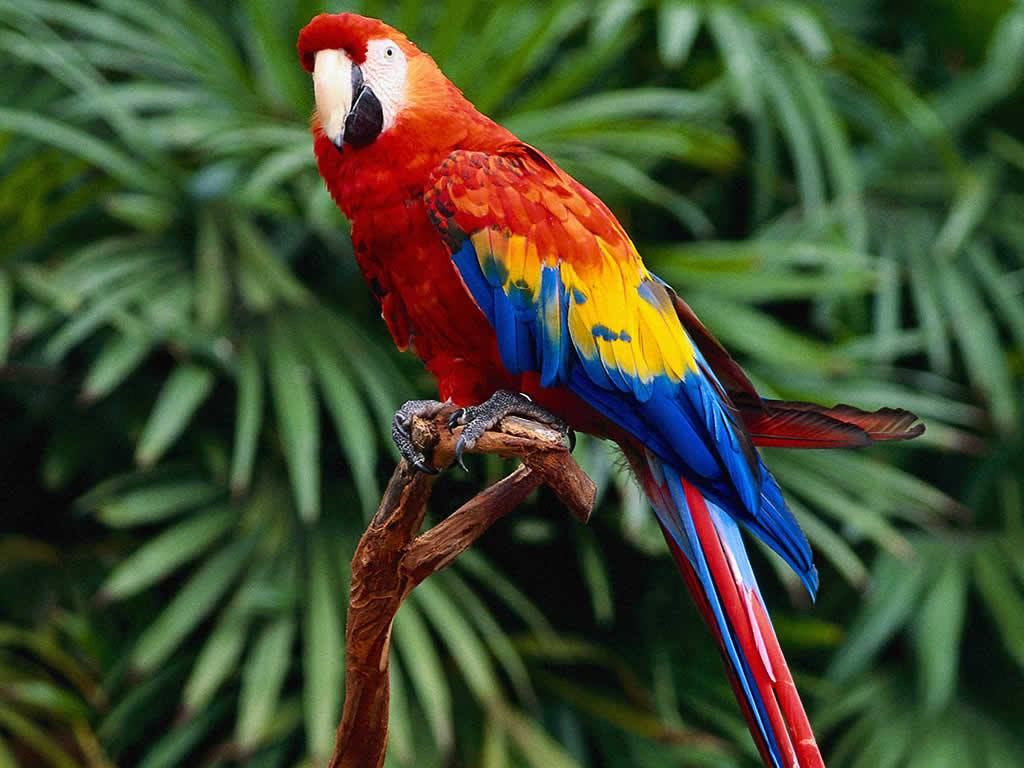
#> input picture tarea1/reynaldo/parrot.jpg, 1024 x 768 px, found by its file name
$ jupyter execute --allow-errors tarea1_ramirez.ipynb
#> lines starting #> are read from the running program, lines starting #| are printed output that depends on the picture
#Parte 1 (a)

[cell 1]
import matplotlib
import numpy as np
import matplotlib.pyplot as plt
import skimage
from skimage import io, exposure

[cell 2]
image1 = io.imread("parrot.jpg")
#> image1 is the input picture: shape (768, 1024, 3); mean R, G, B 66.3, 76.1, 48.3

[cell 3]
type(image1)

[cell 4]
image1.shape
#> Out = (768, 1024, 3)

[cell 5]
plt.imshow(image1)

##Escala de grises

[cell 6]
rgb_weights = [0.2989, 0.5870, 0.1140]
gray_image = np.dot(image1, rgb_weights)
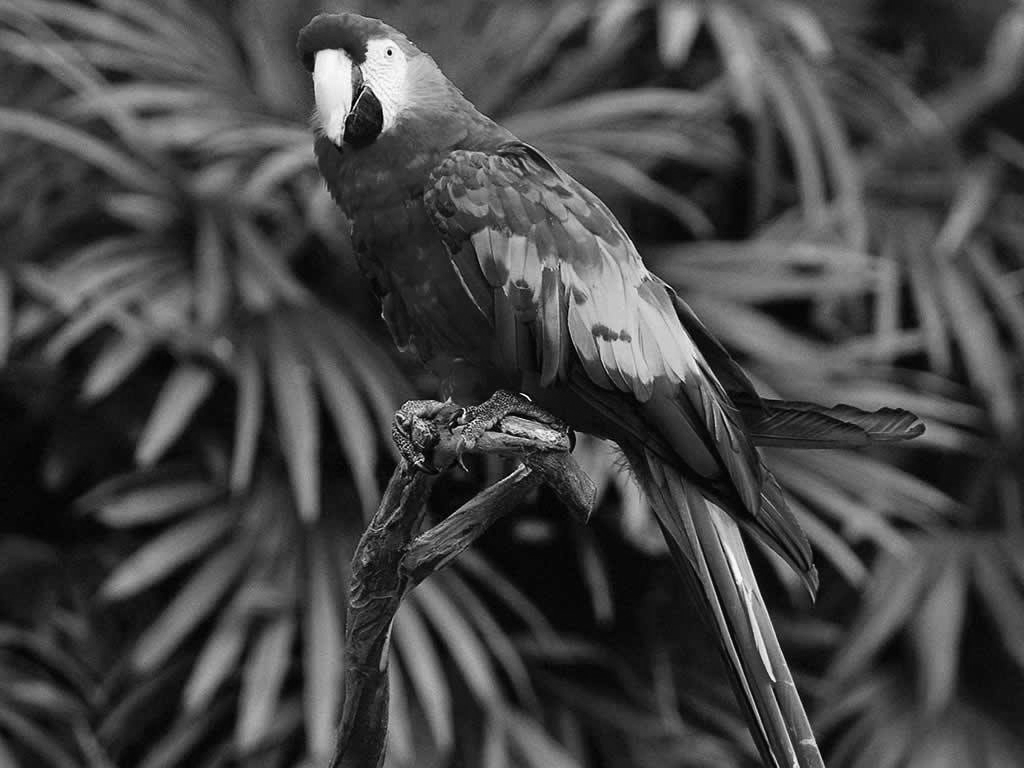
#> gray_image: shape (768, 1024) float64; min 0.228, max 255, mean 70
plt.imshow(gray_image, 'gray')

##Histograma

[cell 7]
plt.hist(gray_image.ravel(), bins = 256);
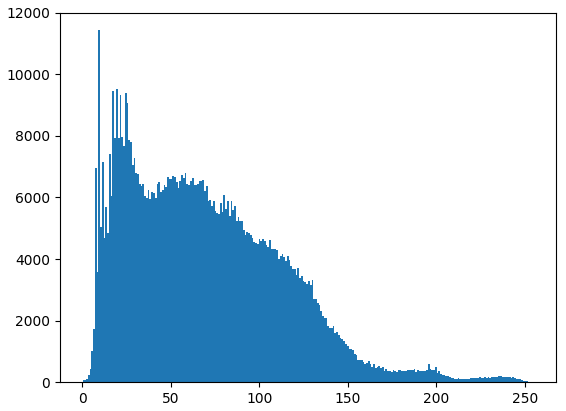
#> figure drawn by matplotlib, 1 panel; tallest bar 11431 high, from x = 9.18 to 10.18

[cell 8]
ax = plt.hist(gray_image.ravel(), bins = 256)
plt.show()

#Parte 2 (b)

[cell 9]
from skimage import exposure
from skimage.color import rgb2gray

img2 = io.imread("parrot.jpg")
imagen_name = skimage.color.rgb2gray(img2)

##Transformacion logaritmica

[cell 10]
img_log = exposure.adjust_log(imagen_name,1)

[cell 11]
plt.imshow(img_log, 'gray')
plt.title("Transformacion log")
plt.show()

[cell 12]
plt.hist(img_log.ravel(), bins = 256);
plt.title("Histograma transformacion log")
plt.show()
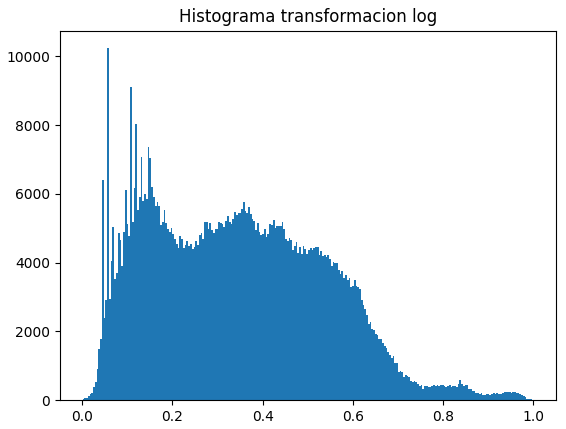
#> figure drawn by matplotlib, 1 panel; tallest bar 10233 high, from x = 0.0555 to 0.0594

##Ecualizacion de histograma

[cell 13]
p2, p98 = np.percentile(imagen_name, (2,98))
#> p2 = 0.0375; p98 = 0.71

# estiramiento del contraste
img_rescale = exposure.rescale_intensity(imagen_name, in_range=(p2,p98))
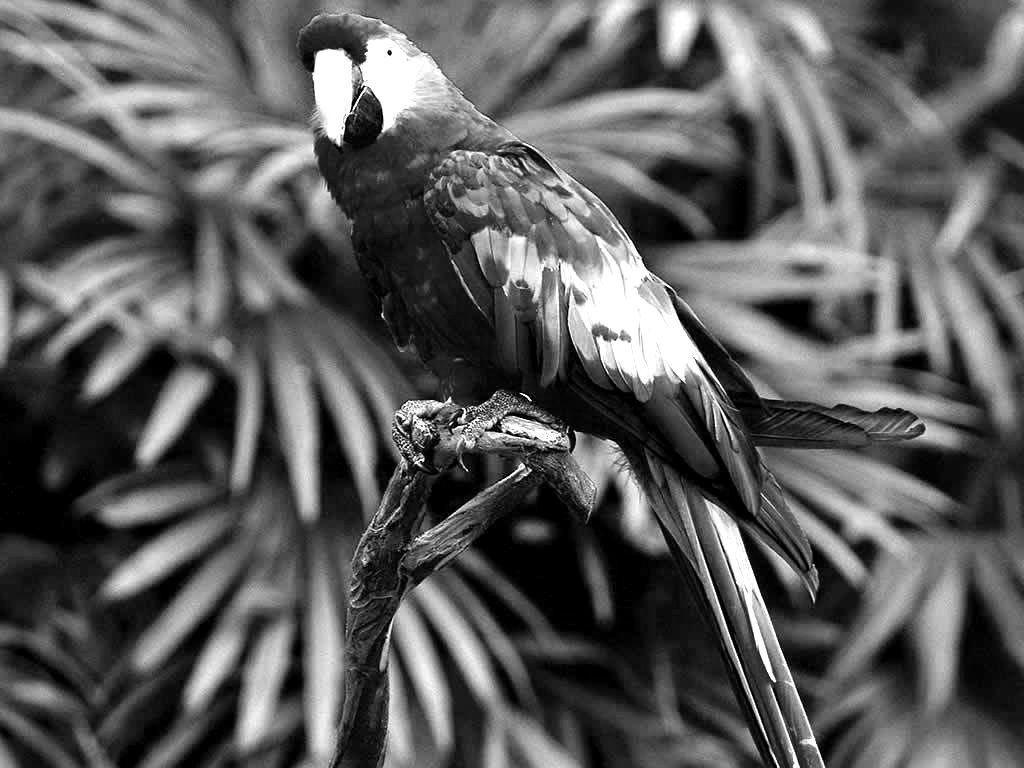
#> img_rescale: shape (768, 1024) float64; min 0, max 1, mean 0.361

# ecualizacion
image_eq = exposure.equalize_hist(imagen_name)
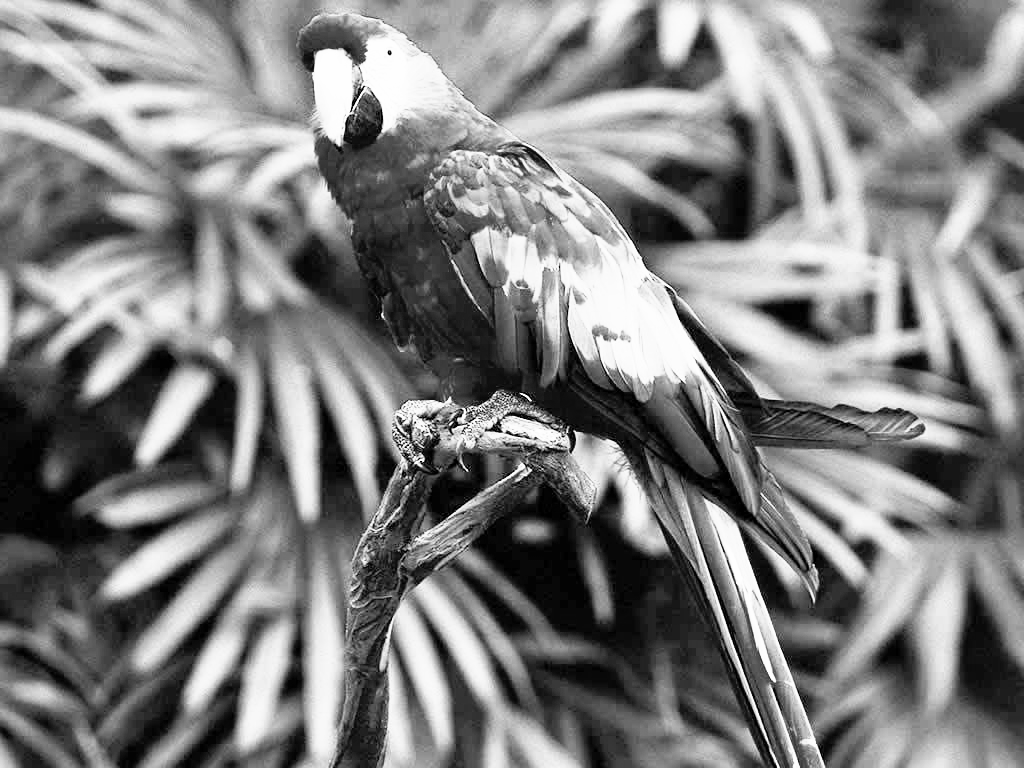
#> image_eq: shape (768, 1024) float64; min 8.39e-05, max 1, mean 0.503

# ecualizacion adaptativa
image_adap = exposure.equalize_adapthist(imagen_name, clip_limit=0.03)
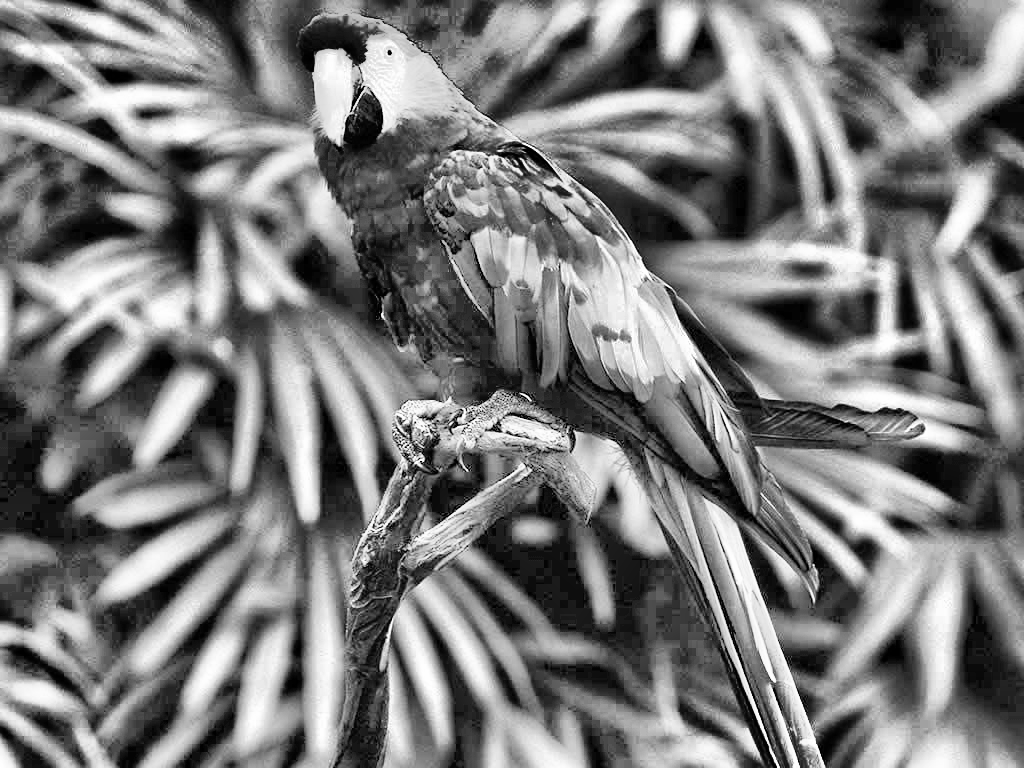
#> image_adap: shape (768, 1024) float64; min 0, max 1, mean 0.489

[cell 14]
plt.imshow(imagen_name, 'gray')
plt.title("Normal")
plt.show()

[cell 15]
plt.hist(imagen_name.ravel(), bins = 256);
plt.title("Normal")
plt.show()
#> figure, not shown here; tallest bar 9678 high, from x = 0.0357 to 0.0396

[cell 16]
plt.imshow(image_eq, 'gray')
plt.title("Ecualizacion")
plt.show()

[cell 17]
plt.hist(image_eq.ravel(), bins = 256);
plt.title("Ecualizacion")
plt.show()
#> figure, not shown here; tallest bar 8359 high, from x = 0.0313 to 0.0352

[cell 18]
plt.imshow(image_adap, 'gray')
plt.title("Ecualizacion adaptativa")
plt.show()

[cell 19]
plt.hist(image_adap.ravel(), bins = 256);
plt.title("Ecualizacion adaptativa")
plt.show()
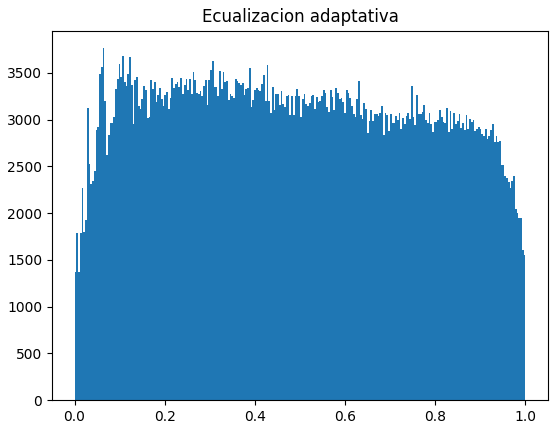
#> figure drawn by matplotlib, 1 panel; tallest bar 3765 high, from x = 0.0625 to 0.0664
